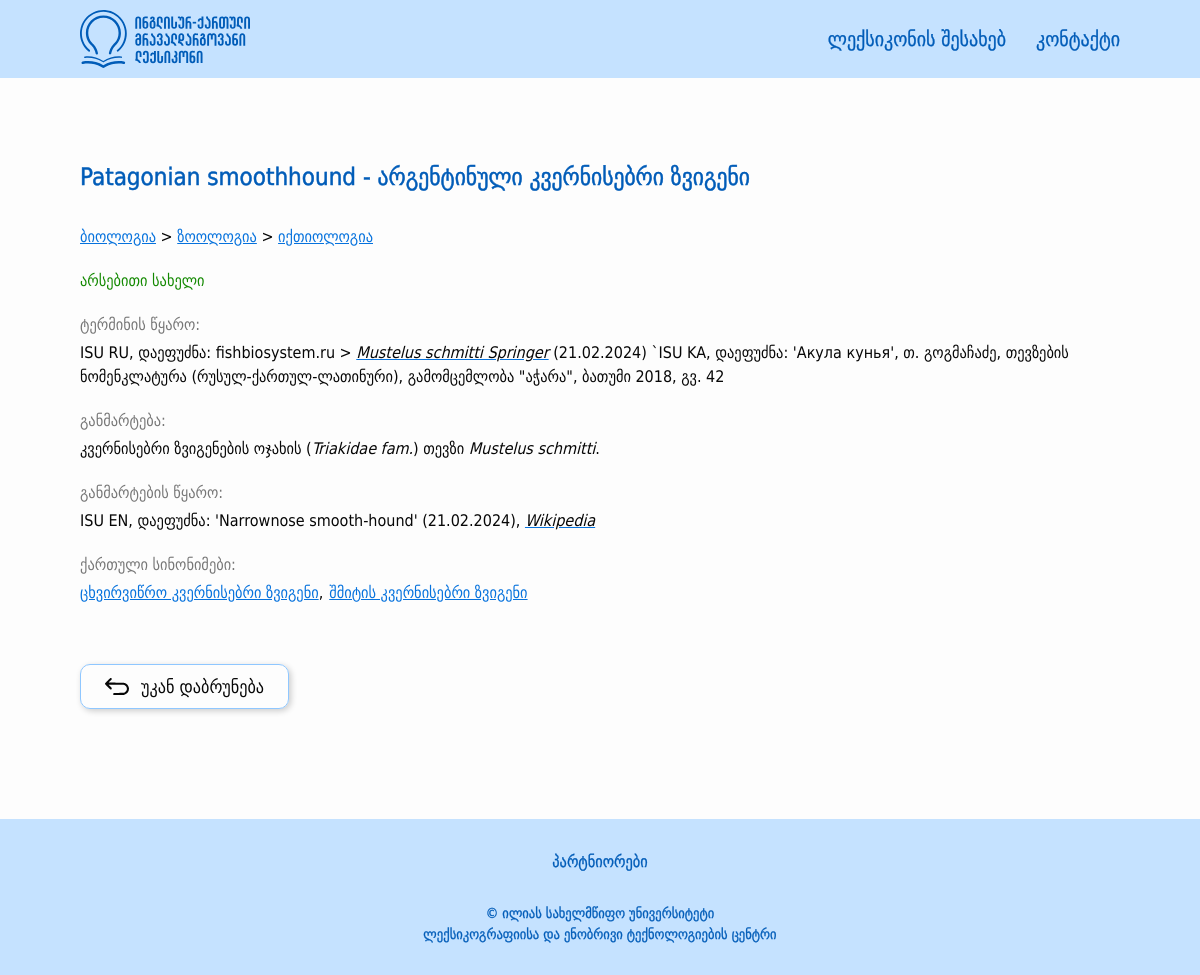
The app's page /term_detail/3 with its own data.
### src/models/terms.py (models this page shows, shortened)
class Term(BaseModel):
    __tablename__ = 'terms'
    id = db.Column(db.Integer, primary_key=True)
    geo_word = db.Column(db.String(100), nullable=False)
    eng_word = db.Column(db.String(100), nullable=False)
    grammar_form = db.Column(db.String(50), nullable=True)
    term_source = db.Column(db.Text, nullable=False)
    definition = db.Column(db.Text, nullable=False)
    definition_source = db.Column(db.Text, nullable=False)
    term_type = db.Column(db.String(50), nullable=True)
    context = db.Column(db.Text, nullable=True)
    context_source = db.Column(db.Text, nullable=True)
    comment = db.Column(db.Text, nullable=True)
    stylistic_label = db.Column(db.String(50), nullable=True)
    is_active = db.Column(db.Boolean, default=True)
    category = db.relationship("Category", secondary="terms_categories", backref="terms")
    english_connections = db.relationship("EnglishSynonym", back_populates="term")
    def get_synonyms(self, is_english=False):
        connections = ConnectedTerm.query.filter(ConnectedTerm.is_synonym == True, (ConnectedTerm.term1_id == self.id) | (ConnectedTerm.term2_id == self.id), ConnectedTerm.is_english == is_english).all()
        synonym_ids = [connection.term1_id if connection.term1_id != self.id else connection.term2_id for connection in connections]
        synonyms = Term.query.filter(Term.id.in_(synonym_ids)).all()
        return synonyms
    def get_related_terms(self):
        connections = ConnectedTerm.query.filter(ConnectedTerm.is_synonym == False, (ConnectedTerm.term1_id == self.id) | (ConnectedTerm.term2_id == self.id)).all()
        connected_term_ids = [connection.term1_id if connection.term1_id != self.id else connection.term2_id for connection in connections]
        related_terms = Term.query.filter(Term.id.in_(connected_term_ids)).all()
        return related_terms
    def get_category_tree(self):
        category_trees = []
        for category in self.category:
            categories = category.get_parents()
            categories.append(category)
            category_trees.append(categories)
        branched_tree = {}
        for category_tree in category_trees:
            current_dict = branched_tree
            for category in category_tree:
                if category not in current_dict:
                    current_dict[category] = {}
                current_dict = current_dict[category]
        return branched_tree

class Category(BaseModel):
    __tablename__ = "categories"
    id = db.Column(db.Integer, primary_key=True)
    name = db.Column(db.String(50), nullable=False)
    parent_id = db.Column(db.Integer, db.ForeignKey("categories.id"), nullable=True)
    is_active = db.Column(db.Boolean, default=True)
    children = db.relationship('Category', backref=db.backref('parent', remote_side=[id]), order_by="Category.name.asc()")
    def get_parents(self):
        parents = []
        if self.parent:
            parents.extend(self.parent.get_parents())
            parents.append(self.parent)
        return parents

### src/views/main/routes.py (the view)
@main_blueprint.route("/term_detail/<int:term_id>")
def term_detail(term_id):
    items = About.query.all()
    term = Term.query.filter(Term.id == term_id, Term.is_active == True, Term.category.any(Category.is_active == True)).first_or_404()
    return render_template("main/term_detail.html", term=term, items=items)

### src/templates/main/term_detail.html (shortened to what this page needs)
{% extends 'layouts/base.html' %}
{% from "macros.html" import render_subcategories %}
{% block content %}
    <div class="main-outer edge-padding">
        <main class="main-content width-limiter">
            <article class="term-word-container">
                <h1 class="term-word-detail">{{ term.eng_word }} - {{ term.geo_word }}</h1>
                {% set categories = term.get_category_tree() %}
                {% for category in categories.keys() %}
                    <div class="field">
                        <a href="{{ url_for('main.home', categories=category.id) }}," style="display: inline-block;">
                            {{ category.name }}
                        </a>
                        {% for subcategory in categories.values() if subcategory %}
                            > {{ render_subcategories(subcategory) }}
                        {% endfor %}
                    </div>
                {% endfor %}
                {% if term.grammar_form %}
                    <div class="term-word-type abbr-support">{{ term.grammar_form }}</div>
                {% endif %}
                {% if term.term_source %}
                    <section class="term-source">
                        <h2>ტერმინის წყარო:</h2>
                        <p class="abbr-support"> {{ term.term_source|safe }} </p>
                    </section>
                {% endif %}
                <section class="term-definition">
                    <h2>განმარტება:</h2>
                    <p class="abbr-support"> {{ term.definition|safe }} </p>
                </section>
                {% if term.definition_source %}
                    <section class="term-definition-source">
                        <h2>განმარტების წყარო:</h2>
                        <p class="abbr-support"> {{ term.definition_source|safe }} </p>
                    </section>
                {% endif %}
                {% set synonyms = term.get_synonyms() %}
                {% if synonyms %}
                    <section class="term-synonyms">
                        <h2>ქართული სინონიმები:</h2>
                        <ul>
                            {% for synonym in synonyms %}
                                <li>
                                    <a href="{{ url_for('main.term_detail', term_id=synonym.id) }}">{{ synonym.geo_word }}</a>
                                    {%- if not loop.last -%}
                                        ,
                                    {% endif %}
                                </li>
                            {% endfor %}
                        </ul>
                    </section>
                {% endif %}
                {% set english_synonyms = term.get_synonyms(is_english=True) %}
                {% set related_terms = term.get_related_terms() %}
                <a class="go-back-button-container" href="{{ url_for('main.home') }}">
                    <button type="button" class="go-back-button">
                        <img src="{{ url_for('static', filename='images/' + 'go-back.svg') }}" alt="Go back"/>
                    </button>
                    <span>უკან დაბრუნება</span>
                </a>
            </article>
        </main>
    </div>
{% endblock %}

### src/templates/layouts/base.html (shortened to what this page needs)
<!doctype html>
<html lang="ka">
<head>
    <link href="{{ url_for('static', filename='styles/global.css') }}" rel="stylesheet"/>
    <link href="{{ url_for('static', filename='styles/shared.css') }}" rel="stylesheet"/>
    <link href="{{ url_for('static', filename='styles/other.css') }}" rel="stylesheet"/>
    <link href="{{ url_for('static', filename='styles/main.css') }}" rel="stylesheet"/>
    <link href="{{ url_for('static', filename='styles/word.css') }}" rel="stylesheet"/>
</head>
<body>
{% include 'layouts/navbar.html' %}
{% block content %}
{% endblock %}
{% include 'layouts/footer.html' %}
</body>
</html>

### src/templates/macros.html (shortened to what this page needs)
{% macro is_active(page) %}
    {% if request.endpoint.endswith(page) %}
        active-nav-link
    {% else %}
        nav-link
    {% endif %}
{% endmacro %}
{% macro render_subcategories(subcategories) %}
    {% for subcategory in subcategories.keys() %}
        <a href="{{ url_for('main.home', categories=subcategory.id) }}," style="display: inline-block;">
            {{ subcategory.name }}
        </a>
        {% if subcategories[subcategory].values() %}
            > {{ render_subcategories(subcategories[subcategory]) }}
        {% endif %}
    {% endfor %}
{% endmacro %}

### src/templates/layouts/navbar.html (shortened to what this page needs)
{% from "macros.html" import is_active %}
<header class="header edge-padding">
    <div class="header-content width-limiter">
        <a href="{{ url_for('main.home') }}">
            <img class="logo" src="{{ url_for('static', filename='images/logo.svg') }}" alt="logo"/>
        </a>
        <nav class="desktop-nav">
            <a href="{{ url_for('main.about') }}" class="{{  is_active('about') }}">ლექსიკონის შესახებ</a>
            <a href="{{ url_for('main.contact') }}" class="{{ is_active('contact') }}">კონტაქტი</a>
        </nav>
    </div>
</header>

### src/templates/layouts/footer.html (shortened to what this page needs)
<footer class="footer edge-padding">
    <div class="footer-content width-limiter">
        <div class="partner-group">
            <h6 class="partner-title">პარტნიორები</h6>
        </div>
    </div>
    <span class="copyright">© ილიას სახელმწიფო უნივერსიტეტი&#10;ლექსიკოგრაფიისა და ენობრივი ტექნოლოგიების ცენტრი</span>
</footer>

### src/static/styles/global.css (style rules this page uses)
:root { --color-light-blue: 197, 226, 255; --color-light-blue-2: 143, 199, 255; --color-blue: 6, 114, 221; --color-blue-1: 81, 168, 255; --color-blue-2: 0, 92, 184; --color-white: 253, 253, 253; --color-black: 7, 7, 7; --color-gray: 119, 119, 119; --color-gray-2: 237, 237, 237; --color-green: 19, 137, 0; --color-red: 229, 0, 0; }
*, *::before, *::after { box-sizing: border-box; }
* { margin: 0; }
body { line-height: 1.5; -webkit-font-smoothing: antialiased; }
img, picture, video, canvas, svg { display: block; max-width: 100%; }
input, button, textarea, select { font: inherit; }
p, h1, h2, h3, h4, h5, h6 { overflow-wrap: break-word; }
* { color: rgb(var(--color-black)); font-family: 'DejaVu Sans Condensed', sans-serif; }
body { display: flex; min-height: 100vh; flex-direction: column; background-color: rgb(var(--color-white)); }
ul { list-style: none; padding: 0; margin: 0; }
button { all: unset; cursor: pointer; box-sizing: border-box; }

### src/static/styles/shared.css (style rules this page uses)
.edge-padding { padding: 10px 20px; }
.header { background: rgb(var(--color-light-blue)); padding-top: 14px; padding-bottom: 14px; }
.header .logo { height: 42px; }
.header-content { display: flex; justify-content: space-between; align-items: center; width: full; }
.desktop-nav { display: none; }
.width-limiter { max-width: 1300px; margin: 0 auto; }
.main-outer { padding-top: 60px; padding-bottom: 100px; flex: 1; }
.footer { display: flex; flex-direction: column; align-items: center; gap: 20px; background: rgb(var(--color-light-blue)); padding: 30px; }
.footer-content { display: flex; }
.footer .copyright { -webkit-text-stroke: 0.3px rgb(var(--color-blue-2)); font-size: 14px; color: rgb(var(--color-blue-2)); white-space: pre-wrap; text-align: center; }
.footer .partner-group { display: flex; align-items: center; flex-direction: column; justify-content: center; gap: 10px; }
.footer .partner-title { -webkit-text-stroke: 0.3px rgb(var(--color-blue-2)); font-size: 16px; font-weight: 400; color: rgb(var(--color-blue-2)); }
@media screen and (min-width: 768px) { .desktop-nav { display: flex; gap: 30px; } }
@media screen and (min-width: 768px) { .desktop-nav a { transition: all 150ms; text-decoration: none; font-size: 20px; -webkit-text-stroke: 0.3px rgb(var(--color-blue-2)); color: rgb(var(--color-blue-2)); transition: all 150ms; } }
@media screen and (min-width: 768px) { .header { padding-top: 16px; padding-bottom: 16px; } }
@media screen and (min-width: 768px) { .header .logo { height: 58px; } }
@media screen and (min-width: 768px) { .edge-padding { padding: 10px 80px; } }
@media screen and (min-width: 768px) { .main-outer { padding: 80px; padding-bottom: 110px; } }
@media screen and (min-width: 768px) { .footer { padding-top: 30px; padding-bottom: 30px; } }
@media screen and (min-width: 768px) { .footer .partner-group { align-items: center; } }

### src/static/styles/other.css (style rules this page uses)
.main-outer { display: flex; }
main { display: flex; flex: 1; }

### src/static/styles/main.css (style rules this page uses)
.main-content { display: flex; gap: 24px; justify-content: center; }
.term-card .field, a { font-size: 14px; color: rgb(var(--color-blue)); }
@media screen and (min-width: 768px) { .main-content { gap: 30px; } }
@media screen and (min-width: 768px) { .term-card .field, a { font-size: 16px; } }

### records on screen
Term: eng_word "Patagonian smoothhound", geo_word "არგენტინული კვერნისებრი ზვიგენი", grammar_form "არსებითი სახელი", term_source "ISU RU, დაეფუძნა: fishbiosystem.ru > Mustelus schmitti Springer (21.02.2024) `ISU KA, დაეფუძნა: 'Акула кунья', თ. გოგმაჩაძე, თევზების ნომენკლატურა (რუსულ-ქართულ-ლათინური), გამომცემლობა \"აჭარა\", ბათუმი 2018, გვ. 42", definition "კვერნისებრი ზვიგენების ოჯახის ( Triakidae fam. ) თევზი Mustelus schmitti .", definition_source "ISU EN, დაეფუძნა: 'Narrownose smooth-hound' (21.02.2024), Wikipedia"
Category: name "ბიოლოგია"
Category: name "ზოოლოგია"
Category: name "იქთიოლოგია"
Term: geo_word "ცხვირვიწრო კვერნისებრი ზვიგენი"
Term: geo_word "შმიტის კვერნისებრი ზვიგენი"
